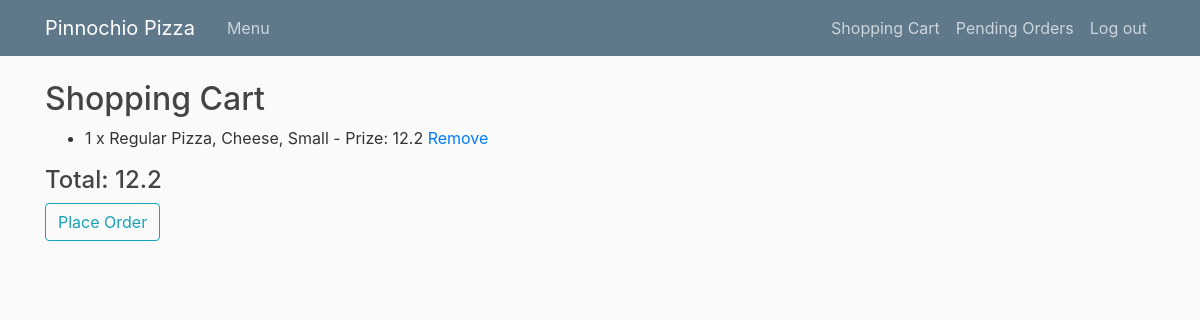
Before: /cart (signed in) with the older database file.
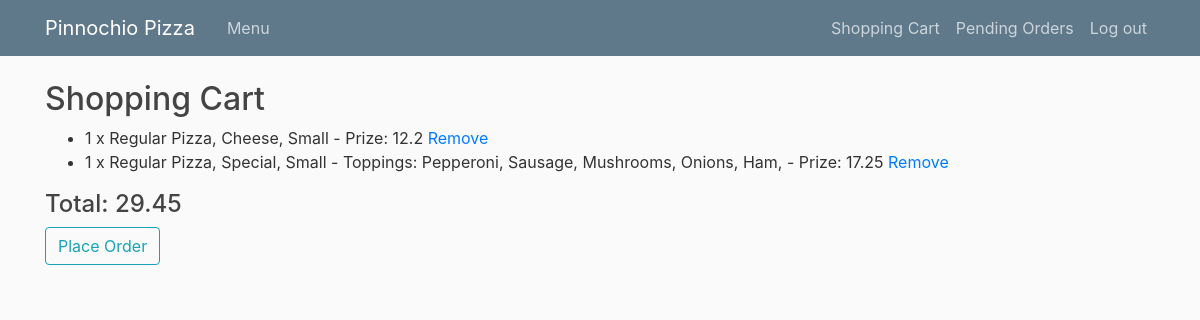
After: the same page with the newer database file.
### orders/models.py (models this page shows, shortened)
class OrderItem(models.Model):
    order = models.ForeignKey(Order, on_delete=models.CASCADE)
    menuitem = models.ForeignKey(MenuItem, on_delete=models.CASCADE)
    toppings = models.ManyToManyField(Topping)
    extras = models.ManyToManyField(Extra)
    quantity = models.IntegerField(default = 1)
    def __str__(self):
        display = f"{self.quantity} x {self.menuitem.type}, {self.menuitem.name}, {self.menuitem.size}"
        if self.toppings.count() > 0:
            display += " - Toppings: "
        for topping in self.toppings.all():
            display +=f" {topping.name},"
        if self.extras.count() > 0:
            display += " -  Extras: "
        for extra in self.extras.all():
            display +=f" {extra.name},"
        display += f" - Prize: {self.cost}"
        return display
    @property
    def cost(self):
        cost = self.menuitem.prize
        for extra in self.extras.all():
            cost += extra.prize
        cost = cost*self.quantity
        return cost

class MenuItem(models.Model):
    name = models.CharField(max_length = 30)
    size = models.CharField(max_length = 10)
    type = models.CharField(max_length = 30)
    prize = models.FloatField()
    num_toppings = models.IntegerField()

class Order(models.Model):
    status = models.CharField(max_length = 30, default = 'Open')
    user = models.ForeignKey(User, on_delete=models.CASCADE)
    @property
    def total(self):
        total = 0
        for orderitem in self.orderitem_set.all():
            total += orderitem.cost
        return total

class Topping(models.Model):
    name = models.CharField(max_length = 30)

### orders/views.py (the view)
# urls.py: path("cart", views.cart, name="cart"),
def cart(request):
    order = Order.objects.filter(user = request.user, status = 'Open').first()
    if order is None:
        order = Order(user = request.user, status = 'Open')
        order.save()
    orderitems = order.orderitem_set.all()
    context = {'order' : order, 'orderitems':orderitems}
    return render(request, "orders/cart.html", context)

### orders/templates/orders/cart.html (shortened to what this page needs)
{% extends "orders/layout.html" %}
{% load crispy_forms_tags %}
{% block body %}
<h2>Shopping Cart</h2>
<ul>
{% for orderitem in orderitems %}
    <li>{{orderitem}} <a href="remove/{{orderitem.id}}">Remove</a></li>
{% endfor %}
</ul>
<h4>Total: {{order.total}}</h2>
<form action = "/place/{{order.id}}" onsubmit="return confirm('Please confirm your oder of: {% for orderitem in orderitems %}\n {{orderitem}} {%endfor%} \n For a total of:{{order.total}}');">
    <button class = "btn btn-outline-info" type="submit">Place Order</button>
</form>
{% endblock %}

Changed rows visible on the page:
added OrderItem: quantity+menuitem+id "1 x Regular Pizza, Special, Small - Toppings: Pepperoni, Sausage, Mushrooms, Onions, Ham, - Prize: 17.25"
computed for Order: total "12.2" → "29.45"
